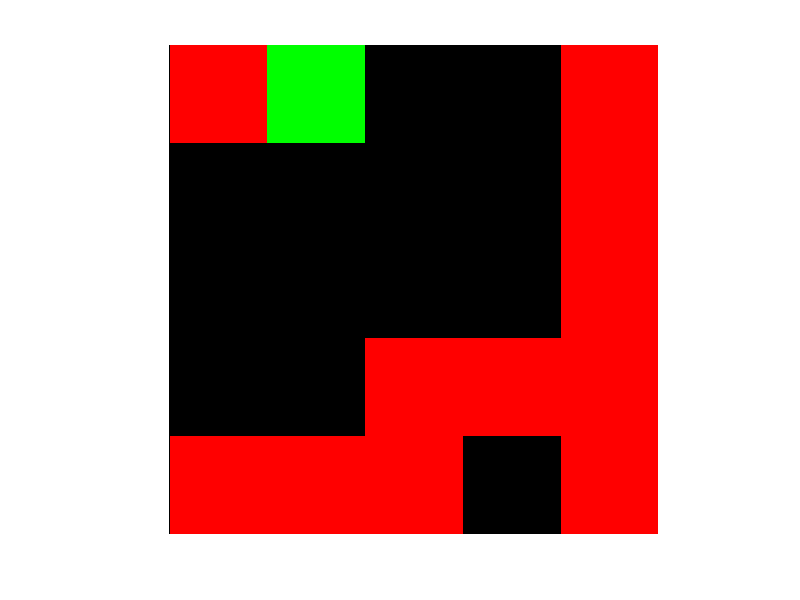

Here is the MATLAB script that generated this plot: (Note: this script raises an error after producing the figure.)
%% Random indoor environment generator
% This matlab script makes random environments within a given boundaries of
% an environment. The corridors are generated by virtual agents, started from
% each location that the robot in the final environment will start from. This
% script ensures that the generated corridors are always connected to
% each other. After the corridor generation, doors and rooms are created at
% random as well.
%%%%%%%%%%%
% Authored by Kimberly McGuire (k.n.mcguire@tudelft.nl)
%%%%%%%%%%%%


close all
clc
clear all

%Defined variables
width_environment = 5;
height_environment = 5;
resolution=2;
starting_location_agents = [1,1;5,5];
chance_agent_gostraight = 0.6;
density_corridor = 0.45;
density_openings = 0.5;
size_opening = 8;
opening_percentage = 0.03;
size_rooms = 2;
iterations = 100;
visualize_agents = true;
create_rooms = true;
show_end_result = true;
make_ARGoS_environment = true;

% Initializing environment grid
grid = cell(width_environment,height_environment);
grid{width_environment,height_environment} = [];
for k = 1:width_environment
    for j = 1:height_environment
        grid{k,j}.agent = 0;
        grid{k,j}.circle_action = zeros(2,4);
        grid{k,j}.corridor = 0;
    end
end

% Initialize starting position per agent
for k=1:size(starting_location_agents,2)
    grid{starting_location_agents(k,1),starting_location_agents(k,2)}.agent = 1;
    grid{starting_location_agents(k,1),starting_location_agents(k,2)}.circle_action = circshift([0 1; 1 0; 0 -1; -1 0],[randi([0,4]) 0]);
end

% Initialize variables for loop
random_number = 0;
next_action = "go_straight";

%For It iterations
for it = 1:iterations
    
    %Find current location of agent(s) in grid
    convertgrid= cellfun( @(sas) sas.agent, grid, 'uni', 0 );
    isyes = cellfun(@(sas)isequal(sas,1),convertgrid);
    [rowagent,colagent] = find(isyes);
    
    % For il agents found.
    for il=1:length(rowagent)
        
        %Randomize action selector for the agent
        %pick random number
        random_number = rand;
        %  percent of the time just go straight
        if random_number<=chance_agent_gostraight
            next_action = "go_straight";
        else % Do something else
            precentage_rest = 1-chance_agent_gostraight;
            if random_number>chance_agent_gostraight&&random_number<=chance_agent_gostraight + precentage_rest/2
                next_action = "go_left";
            end
            if random_number>chance_agent_gostraight + precentage_rest/2&&random_number<=1
                next_action = "go_right";
            end
        end
        
        % Per state, find out the direction the agent want to go next with
        % a circle_action. This ensures that the agent only has choice
        % between up left down right (and their immediate neighbors)
        switch next_action
            case "go_straight"
                %Do nothing
            case "go_left"
                grid{rowagent(il),colagent(il)}.circle_action= circshift(grid{rowagent(il),colagent(il)}.circle_action,[-1 0]);
            case "go_right"
                grid{rowagent(il),colagent(il)}.circle_action= circshift(grid{rowagent(il),colagent(il)}.circle_action,[1 0]);
        end
        
        % Calculate next direction and location of the agent
        next_direction = grid{rowagent(il),colagent(il)}.circle_action(1,:);
        next_location_agent = [rowagent(il)+next_direction(1),colagent(il)+next_direction(2)];
        
        %If next location is outside of environment, relocate the agent to
        %the otherside of the environment (like snake 2!)
        next_location_agent = [1 + mod(next_location_agent(1)-1,width_environment), ...
            1 + mod(next_location_agent(2)-1,height_environment)];
        
        %Place the agent at the next location and leave a corridor trace
        grid{next_location_agent(1),next_location_agent(2)}.agent = 1;
        grid{next_location_agent(1),next_location_agent(2)}.circle_action = grid{rowagent(il),colagent(il)}.circle_action ;
        grid{rowagent(il),colagent(il)}.agent = 0;
        grid{rowagent(il),colagent(il)}.corridor = 1;
    end
    
    %Obtain the resulting corridor from this iteration and check if it
    %surpasses the given density value
    result_corridor= cell2mat(cellfun( @(sas) sas.corridor, grid, 'uni', 0 ));
    if sum(sum(result_corridor))/(width_environment*height_environment) > density_corridor
        break
    end
    % Visualize the agents making the environment
    if visualize_agents
        figure(1),
        result_current_location_agent= cell2mat(cellfun( @(sas) sas.agent, grid, 'uni', 0 ));
        rgb=zeros(width_environment,height_environment,3);
        rgb(:,:,1)=result_corridor;
        rgb(:,:,2)=result_current_location_agent;
        imshow(rgb,[],'InitialMagnification',1000)
    end
end


%% Check connectivity of walls between agents
close all

%Find the clusters of corridors
corridor_bin=imbinarize(result_corridor);
connected_corridors= bwconncomp(corridor_bin);


% Go through each cluster and see if the agents position is all in one of them
found_connection=false;
for k = 1:connected_corridors.NumObjects
    [y,x] = ind2sub(size(corridor_bin), connected_corridors.PixelIdxList{k});
    %See per initial position, if the agents sit in the same cluster
    for m = 1:size(starting_location_agents,2)
        clear check_interconnection
        check_interconnection=intersect([y,x],starting_location_agents(m,:),'rows');
        %if just one is empty, immediatly break the loop!
        if isempty(check_interconnection)
            break
        else
            %Do not do anything and continue loop
        end
    end
    %if last check_interconnection is not empty, means it found all agentns
    %initial positions in the one cluster
    if ~isempty(check_interconnection)
        found_connection=true;
        break
    end
end

% Give error messages if the initial position of the agents are not within
% the cluster
if(found_connection==false)
    error("maze is not interconnected!! Run the script again!!")
end


%% Create boundary walls

% Increase binary image for more resolution to create walls
corridor_bin_resize=imresize(corridor_bin,10,'nearest');

% Find bounderies at the clusters of corridors
[boundery_coord,L] = bwboundaries(corridor_bin_resize,4);

%Create binary image for just the walls
boundary_bin=zeros(width_environment*10,height_environment*10);
for k=1:length(boundery_coord)
    boundary = boundery_coord{k};
    for l = 1:size(boundery_coord{k},1)
        boundary_bin(boundery_coord{k}(l,1),boundery_coord{k}(l,2))=1;
    end
end




if create_rooms
    for k=1:size_rooms*10:width_environment*10
        for m=1:height_environment*10
            if (corridor_bin_resize(k,m)==0)
                boundary_bin(k,m)=1;
            end
        end
    end
    for m=1:size_rooms*10:width_environment*10
        for k=1:height_environment*10
            if (corridor_bin_resize(k,m)==0)
                boundary_bin(k,m)=1;
            end
        end
    end
end

boundaries_with_holes = boundary_bin;
for k=1:length(boundery_coord)
    boundary = boundery_coord{k};
    for l = 1:size(boundery_coord{k},1)
        random_number = rand;
        if(random_number<opening_percentage)
            boundaries_with_holes=rgb2gray(insertShape(boundaries_with_holes,'FilledRectangle',[boundery_coord{k}(l,1)-size_opening/2,boundery_coord{k}(l,2)-size_opening/2,size_opening,size_opening],...
                'Color','black','Opacity',1.0));
        end
    end
end

%Create opening like doors, by adding noise to the corridor bin and remove
%it from the created walls
% noise_bin=imbinarize(imnoise(zeros(width_environment,height_environment),'salt & pepper',density_openings));
% noise_bin=imresize(noise_bin,10,'nearest');
% boundaries_with_holes = boundary_bin-noise_bin;
boundery_coord_new=[];
[boundery_coord_new(:,2), boundery_coord_new(:,1)] = find(boundaries_with_holes==1);

if show_end_result

    figure,imshow(boundaries_with_holes)
end
imwrite(boundaries_with_holes,fullfile('..', 'argos_worlds', 'rand_env_test.png'))


%%  Create Argos environment
% Makes an ARGoS environment based on the random agent-based environment
% builder, by making each box a pixel in the following form:

%  <box id="wall_west" size="0.1,20,0.5" movable="false">
%       <body position="x_pos_argos,y_pos_argos,0" orientation="0,0,0"/>
% </box>
% TO DO: put robots on postions
%
%

if make_ARGoS_environment
    
    
    % Start of environment, based on height and width of the generated one
    str_start_arena = sprintf('<arena size="%d, %d, 2" center="0,0,0.5">',width_environment*resolution,height_environment*resolution);
    str_start_arena= strcat(str_start_arena, ...
        sprintf('\n<box id="wall_1" size="%d,0.1,0.5" movable="false"> \n <body position="0,%d,0" orientation="0,0,0"/>\n</box>' ...
        ,width_environment*resolution,width_environment/2*resolution));
    str_start_arena= strcat(str_start_arena, ...
        sprintf('\n<box id="wall_2" size="%d,0.1,0.5" movable="false"> \n <body position="0,%d,0" orientation="0,0,0"/>\n</box>' ...
        ,width_environment*resolution,-width_environment/2*resolution));
    str_start_arena= strcat(str_start_arena, ...
        sprintf('\n<box id="wall_3" size="0.1,%d,0.5" movable="false"> \n <body position="%d,0,0" orientation="0,0,0"/>\n</box>' ...
        ,width_environment*resolution,width_environment/2*resolution));
    str_start_arena= strcat(str_start_arena, ...
        sprintf('\n<box id="wall_4" size="0.1,%d,0.5" movable="false"> \n <body position="%d,0,0" orientation="0,0,0"/>\n</box>' ...
        ,width_environment*resolution,-width_environment/2*resolution));
    
    str_loc_bot = "";
    rotation=[-270, -90];
    for k = 1:size(starting_location_agents,1)
        str_loc_bot = strcat(str_loc_bot,sprintf('\n<foot-bot id="bot%d">',k-1));
        str_loc_bot = strcat(str_loc_bot,sprintf('\n<body position="%d,%d,0" orientation="%d,0,0" />',...
            starting_location_agents(k,1)*resolution - 1 - width_environment/2*resolution,...
            starting_location_agents(k,2)*resolution -1- height_environment/2*resolution,...
            rotation(k)));
        str_loc_bot = strcat(str_loc_bot,sprintf('\n<controller config="argos_ros_bot_neat"/>\n</foot-bot>'));
    end

    
    
    x_pos_argos = size(boundery_coord_new,1);
    y_pos_argos = size(boundery_coord_new,1);
    id = zeros(size(boundery_coord_new,1),1);
    
    
    % Transform each boundary coordinate to a coordinate in ARGoS
    h=1;
    for k=1:size(boundery_coord_new,1)
        id(h) = h;
        y_pos_argos(h)=boundery_coord_new(k,1) / 10*resolution - width_environment/2*resolution;
        x_pos_argos(h)=boundery_coord_new(k,2) / 10*resolution - height_environment/2*resolution;
        h=h+1;
    end
    list= zeros(length(id),3);
    list(:,1)=id;
    list(:,2)=x_pos_argos;
    list(:,3)=y_pos_argos;
    
    % Put a box as a pixel on where the boundaries are generated
    formatspec = '\n<box id="%d" size="0.2,0.2,0.5" movable="false"> <body position="%4.2f,%4.2f,0" orientation="0,0,0"/> </box>';
    str_random_env = sprintf(formatspec,list');
    
    %specify end of environment area
    str_end_arena = sprintf('\n</arena>');
    
    %Concatenate the strings together
    str_total = strcat(str_start_arena,str_loc_bot, str_random_env, str_end_arena);
    
    % Read out the template file, use it to find the trigger string (which is
    % <arena></arena> in here). Then replace it with str_total with the random
    % generated environment
    fid = fopen(fullfile('..', 'argos_worlds', 'rand_env_template.argos'),'rt');
    f=fread(fid);
    f=char(f.');
    f = strrep(f,'<arena></arena>',str_total);
    fid  = fopen(fullfile('..', 'argos_worlds', 'rand_env_test.argos'),'wt');
    fwrite(fid,f) ;
    fclose(fid);
end
%And you are finished :):):)
disp('Environment generated and saved in ../argos_world/rand_env_test.argos !!!')
